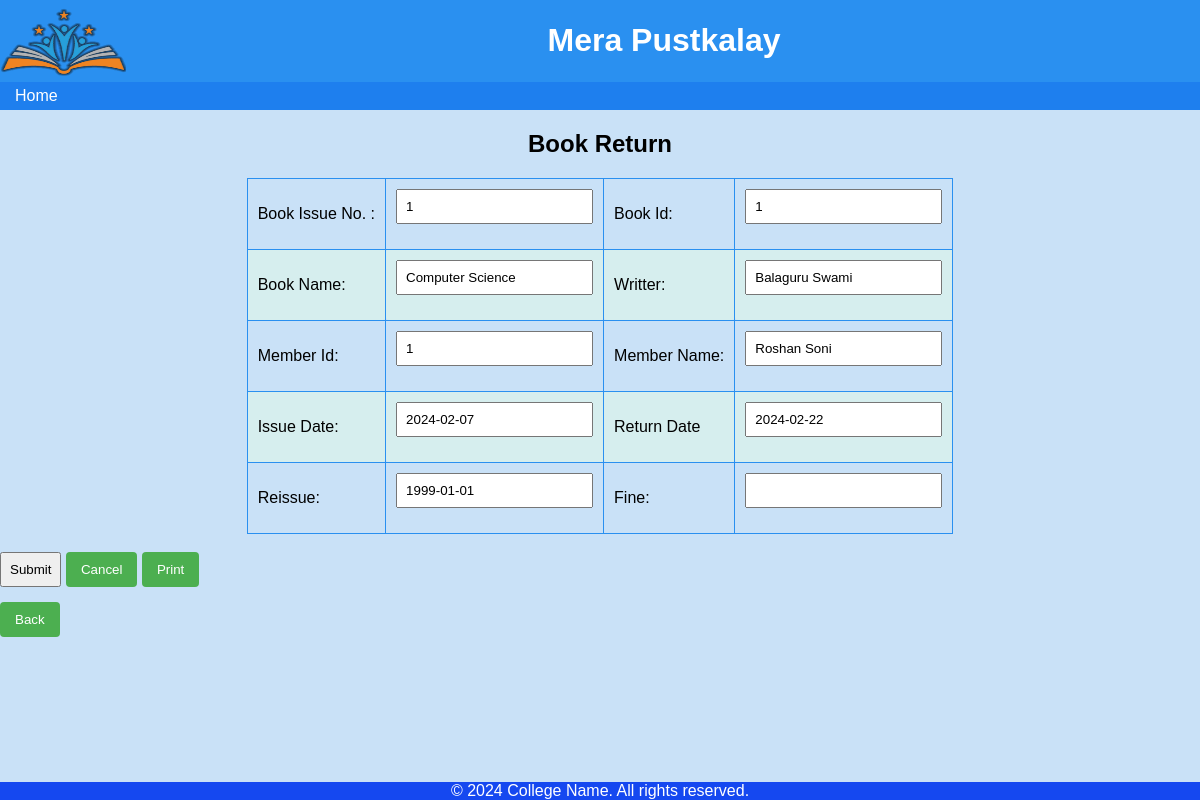
The page /b_return/1 on the database its author committed.
### firstapp/models.py (models this page shows)
class issued(models.Model):
  id = models.IntegerField(primary_key = True)
  l_Id= models.CharField(max_length=255)
  m_name = models.CharField(max_length=255, default ="0000000000")
  b_Id=models.CharField(max_length=255, default="00")
  book_name = models.CharField(max_length=255, null=True)
  mobile = models.IntegerField(default ="0000000000")
  writer_name = models.CharField(max_length=255, null=True)
  publisher_name = models.CharField(max_length=255, null=True)
  i_date=models.DateField()
  r_date=models.DateField(null=True)
  rqst_date=models.DateField(null=True)
  risu_date=models.DateField(null=True)

### firstapp/views.py (the view)
# urls.py: path('b_return/<int:id>', views.b_return, name='b_return'),
def b_return(request, id): # Book Return Page
  books = issued.objects.get(id=id)
  template = loader.get_template('return.html')
  context = {
    'books': books,
  }
  return HttpResponse(template.render(context, request))

### firstapp/templates/return.html (shortened to what this page needs)
{% load static %}
<html>
    <link rel="stylesheet" href="{% static 'first.css' %}">
<body>
    <header>
        <img src="{% static 'Logo.png' %}" align="left" width="125" height="80">
        <h1>Mera Pustkalay</h1>
    </header>
    <nav>
        <a href="/home">Home</a>
    </nav>
    <main>
        <h2 align = "center ">Book Return</h2>
    <table align="center">
        <form action="{% url 'return_b' id=books.id %}" method="post">
    <table align="center">
        <tr>
        <td><label>Book Issue No. :</label></td>
        <td><input name="I_no" value="{{ books.id }}"></td>
        <td><label>Book Id:</label></td><td>
        <input name="book_id" value="{{ books.b_Id }}" required></td>
        </tr>
        <tr>
        <td><label>Book Name:</label></td>
        <td><input name="bname" value="{{ books.book_name }}"></td>
        <td><label>Writter:</label></td>
        <td><input name="writer" value="{{ books.writer_name }}"></td>
        </tr>
        <tr>
        <td><label>Member Id:</label></td><td>
        <input name="member_id" value="{{ books.l_Id }}" required></td>
        <td><label>Member Name:</label></td><td>
        <input name="m_name" value="{{ books.m_name }}" required></td>
        </tr>
        <tr>
        <td><label>Issue Date:</label></td>
        <td><Input name="I_date" value="{{ books.i_date|date:'Y-m-d' }}"></td>
        <td><label>Return Date</label></td><td>
        <input name="R_date" value="{{ books.r_date|date:'Y-m-d' }}"></td>
        </tr>
        <tr>
        <td><label>Reissue:</label></td><td>
        <input name="b_reissue" value="{{ books.risu_date|date:'Y-m-d' }}" required></td>
        <td><label>Fine:</label></td><td>
        <input name="fine" value="{{ books.type_book }}"required></td>
        </tr>
        </table>
        <br>
        <input type="submit" align="center">
        </form>
        <a href="/i_report" align="center"><button align="center">Cancel</button></a>
        <a href="/print"><button align="center">Print</button></a>
    </main>
    <a href="/home"><button>Back</button></a>
    <footer>
        <marquee>&copy; 2024 College Name. All rights reserved.</marquee>
    </footer>
</body>
</html>

### firstapp/static/first.css (style rules this page uses)
body { font-family: Arial, sans-serif; margin: 0; padding: 0; background-color: #c9e1f7; }
header { background-color: #2a90f0; color: #fff; text-align: center; padding: 1px; }
th, td { border: 1px solid #2a90f0; border-radius: 3px; padding: 10px }
tr:nth-child(even) { background-color: #D6EEEE; }
table { border: 1px solid black; border-collapse: collapse; }
nav { font-family: Arial, sans-serif; background-color: #1e7fee; color: #fff; padding: 5px; }
nav a { font-family: Arial, sans-serif; color: #fff; text-decoration: none; margin: 0 10px; }
button { background-color: #4caf50; color: white; padding: 10px 15px; border: none; border-radius: 4px; cursor: pointer; }
footer { background-color: #1548f0; color: #fff; text-align: center; font-family: Arial, sans-serif; position: fixed; bottom: 0; width: 100%; }
input { padding: 8px; margin-bottom: 15px; box-sizing: border-box; }

### rows shown on the page
issued: I_no "1", book_id "1", bname "Computer Science", writer "Balaguru Swami", member_id "1", m_name "Roshan Soni", I_date "2024-02-07", R_date "2024-02-22", b_reissue "1999-01-01"
